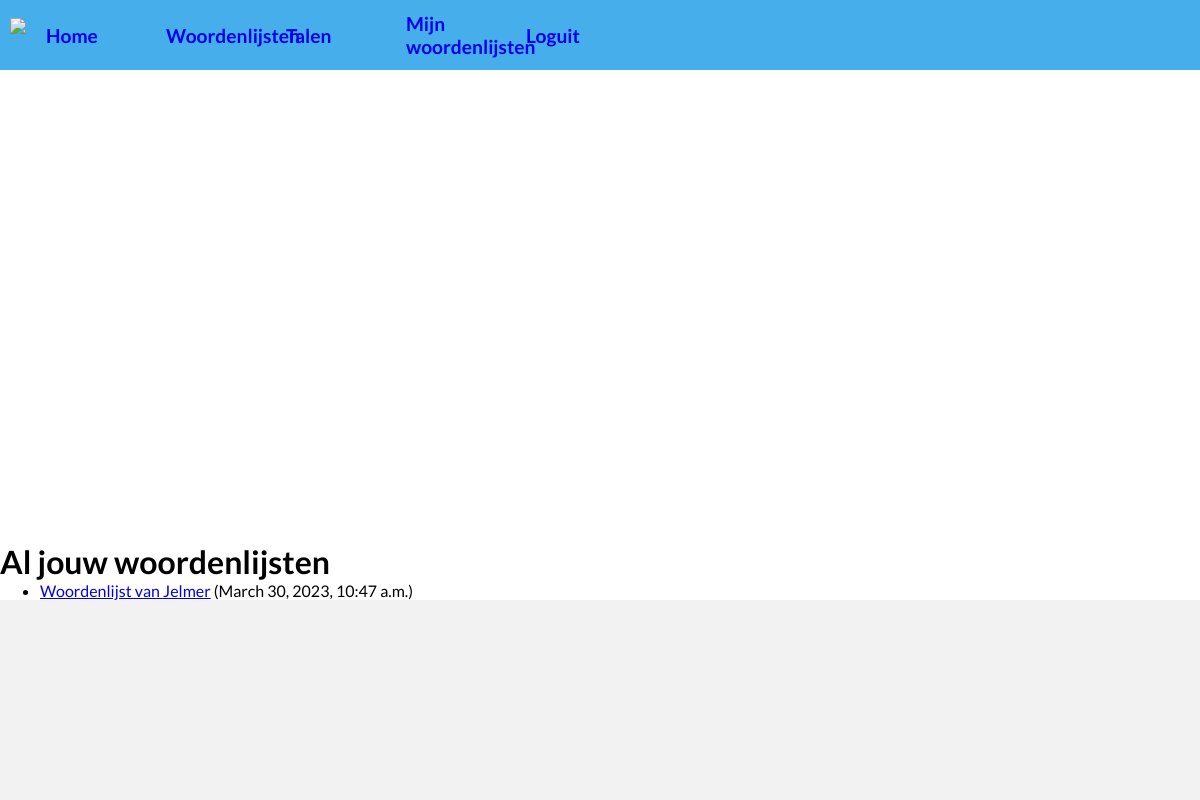
The page /quiz/my_wordlists/ (signed in) on the database its author committed.
### quiz/models.py (models this page shows, shortened)
class Wordlist(models.Model):
    owner = models.ForeignKey(
        settings.AUTH_USER_MODEL, related_name='wordlists', on_delete=models.SET_NULL, null=True)
    name = models.CharField(max_length=200)
    date_published = models.DateTimeField('date published', default=now)
    VISIBILITY_STATUS = (
        ('pr', 'Private'),
        ('pl', 'Public'),
        ('re', 'Under review'),
    )
    visibility = models.CharField(
        max_length=2,
        choices=VISIBILITY_STATUS,
        default='pr',
        help_text='Visibily status',
    )
    def get_absolute_url(self):
        return reverse('wordlist-detail', kwargs={"pk": self.pk})

### quiz/views.py (the view)
# urls.py: path('my_wordlists/', views.WordlistFromUserListView.as_view(),
class WordlistFromUserListView(LoginRequiredMixin, generic.ListView):
    model = Wordlist
    template_name = 'quiz/wordlist_personal_list.html'
    paginate_by = 10
    context_object_name = 'wordlists'
    def get_queryset(self):
        return (
            Wordlist.objects.filter(owner=self.request.user)
            .order_by('name')
        )

### quiz/templates/quiz/wordlist_personal_list.html (shortened to what this page needs)
{% extends 'quiz/base_generic.html' %}
{% block content %}
    <h1>Al jouw woordenlijsten</h1>
    {% if wordlists %}
        <ul>
        {% for wordlist in wordlists %}
            <li><a href="{{ wordlist.get_absolute_url }}">{{ wordlist.name }}</a> ({{ wordlist.date_published }})</li>
        {% endfor %}
        </ul>
    {% else %}
        <p>Je hebt nog geen woordenlijsten gemaakt</p>
    {% endif %}
{% endblock content %}

### quiz/static/quiz/css/base.css (style rules this page uses)
:root { --bg-color: white; }
* { margin: 0; box-sizing: border-box; }
body { background-color: var(--bg-color); font-family: 'Lato', sans-serif; display: grid; grid-template-rows: auto 1fr auto; min-height: 100vh; }

### rows shown on the page
Wordlist: name "Woordenlijst van Jelmer", date_published "March 30, 2023, 10:47 a.m."
